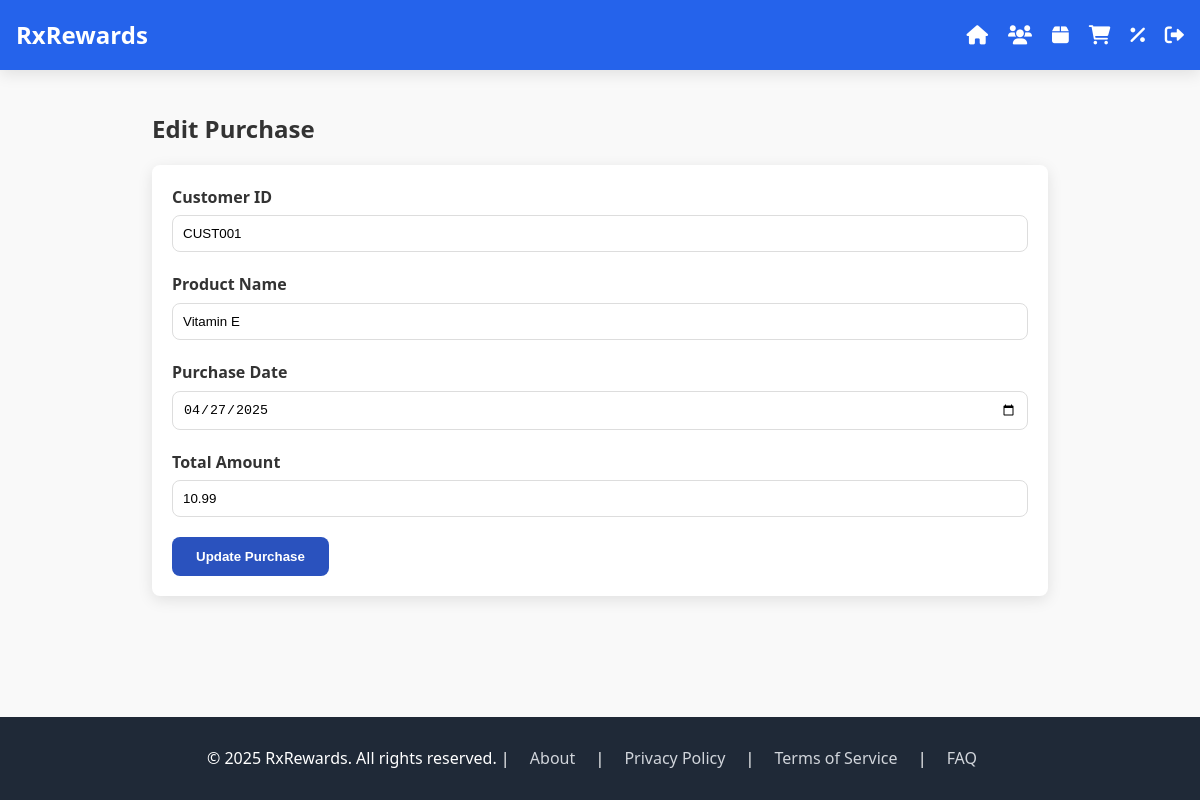
The page /edit_purchase/PUR001 (signed in) on the database its author committed.
### tables this page shows
CREATE TABLE Purchase (
            PurchaseID TEXT PRIMARY KEY,
            CustomerID TEXT,
            ProductName TEXT,
            FOREIGN KEY (CustomerID) REFERENCES Customer(CustomerID),
            FOREIGN KEY (ProductName) REFERENCES Product(ProductName)
        );

CREATE TABLE PurchaseDetail (
            PurchaseDetailID TEXT PRIMARY KEY,
            PurchaseID TEXT,
            PurchaseDate TEXT NOT NULL,
            TotalAmount REAL NOT NULL,
            FOREIGN KEY (PurchaseID) REFERENCES Purchase(PurchaseID)
        );

### app.py (the view)
    def wrap(*args, **kwargs):
        if not session.get("logged_in"):
            return redirect(url_for("login"))
        return f(*args, **kwargs)

### app.py (called while the page is built, shortened)
def login_required(f):
    def wrap(*args, **kwargs):
        if not session.get("logged_in"):
            return redirect(url_for("login"))
        return f(*args, **kwargs)
    wrap.__name__ = f.__name__
    return wrap

@app.route("/edit_purchase/<purchase_id>", methods=["GET", "POST"])
@login_required
def edit_purchase(purchase_id):
    db = get_db()
    purchase = db.execute(
        """
        SELECT p.PurchaseID, p.CustomerID, p.ProductName, pd.PurchaseDate, pd.TotalAmount
        FROM Purchase p
        JOIN PurchaseDetail pd ON p.PurchaseID = pd.PurchaseID
        WHERE p.PurchaseID = ?
    """,
        (purchase_id,),
    ).fetchone()
    if not purchase:
        flash("Purchase not found!", "error")
        return redirect(url_for("purchases"))
    return render_template("edit_purchase.html", purchase=purchase)

### database.py (called while the page is built)
def get_db():
    conn = sqlite3.connect("rxrewards.db")
    return conn

### templates/edit_purchase.html (shortened to what this page needs)
{% extends 'base.html' %} {% block content %}
<section class="container">
	<h2 class="text-2xl font-bold mb-4">Edit Purchase</h2>
	<div class="form">
		<form method="POST">
			<div class="form-group">
				<label for="customer_id">Customer ID</label>
				<input
					type="text"
					name="customer_id"
					id="customer_id"
					value="{{ purchase[1] }}"
					required
				/>
			</div>
			<div class="form-group">
				<label for="product_name">Product Name</label>
				<input
					type="text"
					name="product_name"
					id="product_name"
					value="{{ purchase[2] }}"
					required
				/>
			</div>
			<div class="form-group">
				<label for="purchase_date">Purchase Date</label>
				<input
					type="date"
					name="purchase_date"
					id="purchase_date"
					value="{{ purchase[3] }}"
					required
				/>
			</div>
			<div class="form-group">
				<label for="total_amount">Total Amount</label>
				<input
					type="number"
					step="0.01"
					name="total_amount"
					id="total_amount"
					value="{{ '%.2f'|format(purchase[4]) }}"
					required
				/>
			</div>
			<button type="submit" class="btn bg-blue-600 hover:bg-blue-700">
				Update Purchase
			</button>
		</form>
	</div>
</section>
{% endblock %}

### static/style.css (style rules this page uses)
:root { --primary-color: #2a52be; --secondary-color: #6d83c4; --text-color: #333; --light-bg: #f9f9f9; --border-radius: 8px; --box-shadow: 0 4px 15px rgba(0, 0, 0, 0.1); }
* { margin: 0; padding: 0; box-sizing: border-box; }
body { font-family: "Segoe UI", Tahoma, Geneva, Verdana, sans-serif; line-height: 1.6; color: var(--text-color); background-color: var(--light-bg); display: flex; flex-direction: column; min-height: 100vh; }
.container { width: 90%; max-width: 1200px; margin: 0 auto; padding: 20px; }
.bg-blue-600 { background-color: #2563eb; }
.mb-4 { margin-bottom: 1rem; }
.text-2xl { font-size: 1.5rem; }
.font-bold { font-weight: 700; }
.btn { display: inline-block; padding: 12px 24px; border-radius: var(--border-radius); font-weight: 600; cursor: pointer; border: none; background-color: var(--primary-color); color: #fff; text-decoration: none; transition: background-color 0.3s ease; }
.form { background-color: #fff; padding: 20px; border-radius: var(--border-radius); box-shadow: var(--box-shadow); margin-bottom: 30px; }
.form-group { margin-bottom: 20px; }
.form-group label { display: block; margin-bottom: 5px; font-weight: 600; }
.form-group input { width: 100%; padding: 10px; border: 1px solid #ddd; border-radius: var(--border-radius); }

### rows shown on the page
Purchase: customer_id "CUST001", product_name "Vitamin E"
PurchaseDetail: purchase_date "04/27/2025", total_amount "10.99"
